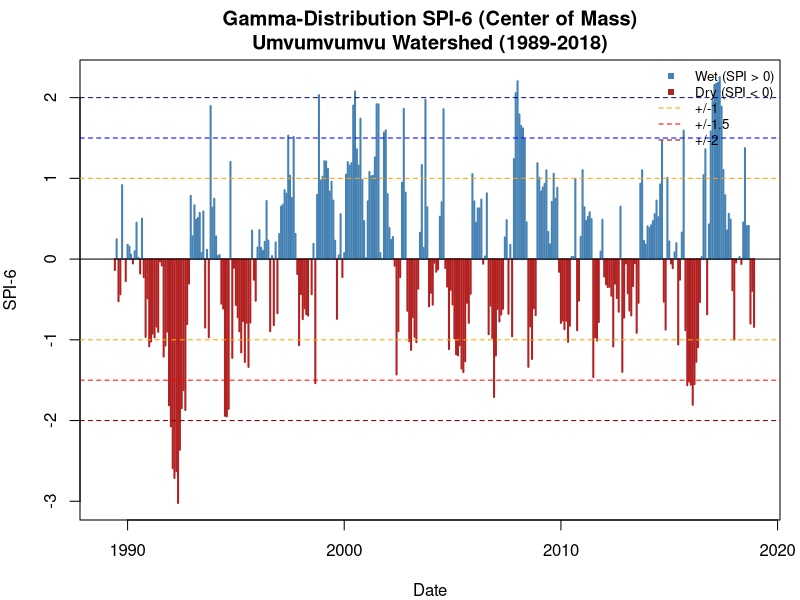
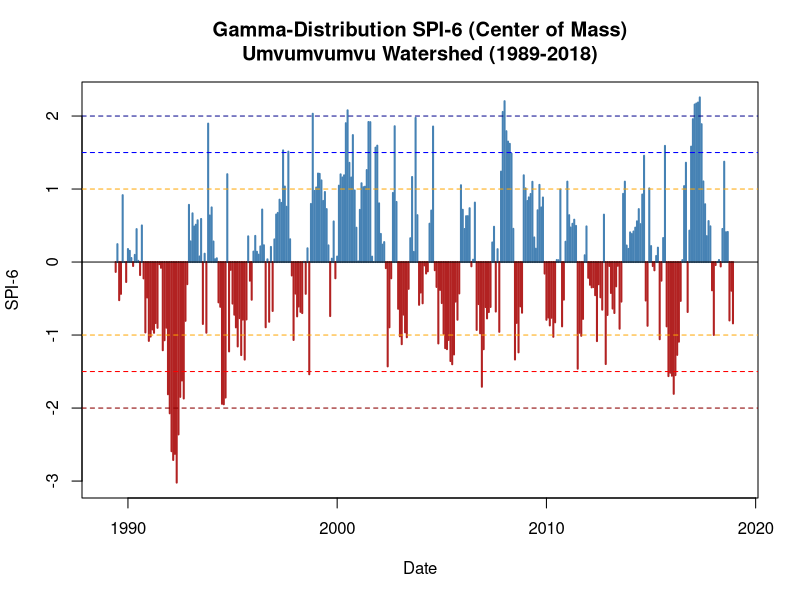

These charts were generated, in order, by the following R code: (Note: this script raises an error after producing the figures.)
# ============================================================
# SPI-6 CALCULATION USING GAMMA DISTRIBUTION
# UMVUMVUMVU WATERSHED, ZIMBABWE
#
# Study Period:  January 1989 - December 2018
# SPI Timescale: 6 months (SPI-6)
# Distribution:  Gamma
# Zero handling: Center of Mass (Stagge et al., 2015)
#
# ============================================================


# ============================================================
# 1. INSTALL REQUIRED PACKAGES (run only if not installed)
# ============================================================

# install.packages("readr")
# install.packages("dplyr")
# install.packages("lubridate")
# install.packages("ggplot2")
# install.packages("zoo")


# ============================================================
# 2. LOAD PACKAGES
# ============================================================

library(readr)
library(dplyr)
library(lubridate)
library(ggplot2)
library(zoo)      # for rollapply()


# ============================================================
# 3. IMPORT MONTHLY PRECIPITATION DATA
# ============================================================

data <- read_csv(
  "Monthly_PrecipitationCM1.csv",
  show_col_types = FALSE
)


# ============================================================
# 4. INSPECT THE DATA
# ============================================================

print(head(data))
print(names(data))
str(data)


# ============================================================
# 5. STANDARDISE PRECIPITATION COLUMN
# ============================================================

data <- data %>%
  rename(
    Precipitation = Precipitation_mm
  )


# ============================================================
# 6. CONVERT VARIABLES TO APPROPRIATE DATA TYPES
# ============================================================

data <- data %>%
  mutate(
    Year          = as.numeric(Year),
    Month         = as.numeric(Month),
    Precipitation = as.numeric(Precipitation)
  )


# ============================================================
# 7. CREATE DATE VARIABLE
# ============================================================

data <- data %>%
  mutate(
    Date = make_date(
      year  = Year,
      month = Month,
      day   = 1
    )
  )


# ============================================================
# 8. SORT DATA CHRONOLOGICALLY
# ============================================================

data <- data %>%
  arrange(Date)


# ============================================================
# 9. CHECK STUDY PERIOD
# ============================================================

cat("\n============================================\n")
cat("STUDY PERIOD CHECK\n")
cat("============================================\n")

cat("Start date:",
    format(min(data$Date, na.rm = TRUE), "%Y-%m-%d"), "\n")

cat("End date:",
    format(max(data$Date, na.rm = TRUE), "%Y-%m-%d"), "\n")


# ============================================================
# 10. CHECK EXPECTED NUMBER OF MONTHS
# ============================================================

expected_months <- seq(
  from = as.Date("1989-01-01"),
  to   = as.Date("2018-12-01"),
  by   = "month"
)

cat("\nExpected number of months:",
    length(expected_months), "\n")

cat("Number of rows in CSV:",
    nrow(data), "\n")


# ============================================================
# 11. CHECK FOR MISSING MONTHS
# ============================================================

missing_dates <- expected_months[
  !expected_months %in% data$Date
]

if (length(missing_dates) == 0) {
  cat("\nNo months are missing from the dataset.\n")
} else {
  cat("\nWARNING:", length(missing_dates), "months are missing.\n")
  print(missing_dates)
}


# ============================================================
# 12. CHECK FOR DUPLICATE MONTHS
# ============================================================

duplicate_dates <- data$Date[duplicated(data$Date)]

if (length(duplicate_dates) == 0) {
  cat("\nNo duplicate months detected.\n")
} else {
  cat("\nWARNING:", length(duplicate_dates), "duplicate months detected.\n")
  print(duplicate_dates)
}


# ============================================================
# 13. CHECK FOR MISSING PRECIPITATION VALUES
# ============================================================

missing_precip <- sum(is.na(data$Precipitation))

cat("\nNumber of missing precipitation values:",
    missing_precip, "\n")


# ============================================================
# 14. CHECK FOR NEGATIVE PRECIPITATION VALUES
# ============================================================

negative_precip <- sum(data$Precipitation < 0, na.rm = TRUE)

cat("Number of negative precipitation values:",
    negative_precip, "\n")


# ============================================================
# 15. STOP IF DATA QUALITY PROBLEMS EXIST
# ============================================================

if (length(missing_dates) > 0) {
  stop("\nThe dataset contains missing months. ",
       "Correct the monthly time series before calculating SPI.")
}

if (length(duplicate_dates) > 0) {
  stop("\nThe dataset contains duplicate months. ",
       "Correct the duplicate records before calculating SPI.")
}

if (missing_precip > 0) {
  stop("\nThe dataset contains missing precipitation values. ",
       "The SPI calculation requires complete data.")
}

if (negative_precip > 0) {
  stop("\nNegative precipitation values were detected. ",
       "Check the precipitation data before calculating SPI.")
}


# ============================================================
# 16. CREATE 6-MONTH ROLLING PRECIPITATION TOTAL
# ============================================================
#
# SPI-6 is based on the 6-month accumulated precipitation.
# e.g., the value for June 1989 = Jan + Feb + Mar + Apr + May + Jun 1989.
#
# The first 5 months of the series will be NA
# because there aren't yet 6 months to sum.

data <- data %>%
  mutate(
    Precip_6M = rollapply(
      Precipitation,
      width     = 6,
      FUN       = sum,
      align     = "right",
      fill      = NA
    )
  )


# ============================================================
# 17. CREATE 6-MONTH PRECIPITATION TIME SERIES
# ============================================================
#
# We drop the first 5 NAs so the ts object starts
# at June 1989 (the first month with a full 6-month total).

precip_6m_values <- data$Precip_6M
valid_idx        <- which(!is.na(precip_6m_values))

precip_ts_6m <- ts(
  precip_6m_values[valid_idx],
  start     = c(
    year(data$Date[valid_idx[1]]),
    month(data$Date[valid_idx[1]])
  ),
  frequency = 12
)


# ============================================================
# 18. VERIFY THE TIME-SERIES OBJECT
# ============================================================

cat("\n============================================\n")
cat("6-MONTH TIME SERIES CHECK\n")
cat("============================================\n")

cat("Start:",
    paste(start(precip_ts_6m), collapse = "-"), "\n")

cat("End:",
    paste(end(precip_ts_6m), collapse = "-"), "\n")

cat("Frequency:",
    frequency(precip_ts_6m), "\n")

cat("Number of observations:",
    length(precip_ts_6m), "\n")


# ============================================================
# 19. SPI-6 USING GAMMA + CENTER OF MASS ZERO HANDLING
# ============================================================
#
# Method (Stagge et al., 2015) — same as SPI-1/SPI-3 but on
# 6-month accumulated precipitation.
#
# For each calendar month (Jan, Feb, ..., Dec):
#
#   1. q = probability of zero 6-month precipitation.
#   2. Fit gamma to the POSITIVE 6-month totals only.
#   3. Assign cumulative probabilities:
#
#        H(x) = q / 2                  if x == 0
#        H(x) = q + (1 - q) * G(x)     if x  > 0
#
#   4. Clamp H(x) to [0.0001, 0.9999] to avoid ±Inf.
#   5. Transform with qnorm() to get SPI.
#
# ============================================================

calculate_spi_center_of_mass <- function(precip_ts) {
  
  x      <- as.numeric(precip_ts)
  n      <- length(x)
  months <- cycle(precip_ts)
  
  spi_values <- rep(NA_real_, n)
  
  for (m in 1:12) {
    
    idx <- which(months == m)
    xm  <- x[idx]
    
    if (length(xm) < 3) next
    
    q <- mean(xm == 0)
    
    positive <- xm[xm > 0]
    
    # All-zero case
    if (length(positive) == 0) {
      H <- rep(q / 2, length(xm))
      H <- pmin(pmax(H, 1e-4), 1 - 1e-4)
      spi_values[idx] <- qnorm(H)
      next
    }
    
    mu     <- mean(positive)
    sigma2 <- var(positive)
    
    if (is.na(mu) || is.na(sigma2) || sigma2 <= 0 || mu <= 0) {
      next
    }
    
    alpha <- mu^2 / sigma2
    beta  <- sigma2 / mu
    
    H <- numeric(length(xm))
    
    for (i in seq_along(xm)) {
      
      if (xm[i] == 0) {
        H[i] <- q / 2
      } else {
        H[i] <- q + (1 - q) * pgamma(xm[i], shape = alpha, scale = beta)
      }
      
    }
    
    H <- pmin(pmax(H, 1e-4), 1 - 1e-4)
    
    spi_values[idx] <- qnorm(H)
    
  }
  
  return(spi_values)
}


# ============================================================
# 20. APPLY THE FUNCTION AND EXTRACT SPI-6
# ============================================================

spi6_values <- calculate_spi_center_of_mass(precip_ts_6m)

# Align back to the full data frame (first 5 months will be NA)
data$SPI_6 <- NA_real_
data$SPI_6[valid_idx] <- spi6_values

# Round for Excel compatibility
data <- data %>%
  mutate(
    SPI_6 = round(SPI_6, 3)
  )


# ============================================================
# 21. CLASSIFY SPI-6
# ============================================================

data <- data %>%
  mutate(
    SPI_6_Classification = case_when(
      SPI_6 >=  2.00 ~ "Extremely Wet",
      SPI_6 >=  1.50 ~ "Very Wet",
      SPI_6 >=  1.00 ~ "Moderately Wet",
      SPI_6 >  -1.00 ~ "Near Normal",
      SPI_6 >  -1.50 ~ "Moderately Dry",
      SPI_6 >  -2.00 ~ "Severely Dry",
      SPI_6 <= -2.00 ~ "Extremely Dry",
      TRUE           ~ NA_character_
    )
  )


# ============================================================
# 22. CREATE FINAL SPI-6 DATASET
# ============================================================

SPI6_data <- data %>%
  dplyr::select(
    Date,
    Year,
    Month,
    Precipitation,
    Precip_6M,
    SPI_6,
    SPI_6_Classification
  )


# ============================================================
# 23. DISPLAY FIRST 12 SPI-6 VALUES
# ============================================================

cat("\n============================================\n")
cat("FIRST 12 SPI-6 VALUES\n")
cat("============================================\n")

print(head(SPI6_data, 12))


# ============================================================
# 24. DISPLAY LAST 12 SPI-6 VALUES
# ============================================================

cat("\n============================================\n")
cat("LAST 12 SPI-6 VALUES\n")
cat("============================================\n")

print(tail(SPI6_data, 12))


# ============================================================
# 25. SPI-6 SUMMARY STATISTICS
# ============================================================

cat("\n============================================\n")
cat("SPI-6 SUMMARY STATISTICS\n")
cat("============================================\n")

print(summary(SPI6_data$SPI_6))

cat("\nSPI-6 Classification Counts:\n")
print(table(SPI6_data$SPI_6_Classification, useNA = "ifany"))


# ============================================================
# 26. PLOT SPI-6 TIME SERIES
# ============================================================

par(mar = c(4, 4, 3, 1))

plot(
  x    = data$Date,
  y    = data$SPI_6,
  type = "h",
  col  = ifelse(
    data$SPI_6 < 0,
    "firebrick",
    "steelblue"
  ),
  lwd  = 2,
  xlab = "Date",
  ylab = "SPI-6",
  main = "Gamma-Distribution SPI-6 (Center of Mass)\nUmvumvumvu Watershed (1989-2018)"
)

abline(h =  0,    lty = 1, col = "black")
abline(h = -1,    lty = 2, col = "orange")
abline(h = -1.5,  lty = 2, col = "red")
abline(h = -2,    lty = 2, col = "darkred")
abline(h =  1,    lty = 2, col = "orange")
abline(h =  1.5,  lty = 2, col = "blue")
abline(h =  2,    lty = 2, col = "darkblue")

legend(
  "topright",
  legend = c("Wet (SPI > 0)", "Dry (SPI < 0)", "+/-1", "+/-1.5", "+/-2"),
  col  = c("steelblue", "firebrick", "orange", "red", "darkred"),
  lty  = c(NA, NA, 2, 2, 2),
  pch  = c(15, 15, NA, NA, NA),
  bty  = "n",
  cex  = 0.8
)


# ============================================================
# 27. SAVE THE PLOT AS A PNG
# ============================================================

png(
  filename = "C:/Users/Chidzaa/Documents/Mutambara/Objective 2/SPI6_Umvumvumvu_1989_2018.png",
  width    = 1600,
  height   = 900,
  res      = 150
)

plot(
  x    = data$Date,
  y    = data$SPI_6,
  type = "h",
  col  = ifelse(
    data$SPI_6 < 0,
    "firebrick",
    "steelblue"
  ),
  lwd  = 2,
  xlab = "Date",
  ylab = "SPI-6",
  main = "Gamma-Distribution SPI-6 (Center of Mass)\nUmvumvumvu Watershed (1989-2018)"
)

abline(h =  0,    lty = 1)
abline(h = -1,    lty = 2, col = "orange")
abline(h = -1.5,  lty = 2, col = "red")
abline(h = -2,    lty = 2, col = "darkred")
abline(h =  1,    lty = 2, col = "orange")
abline(h =  1.5,  lty = 2, col = "blue")
abline(h =  2,    lty = 2, col = "darkblue")

dev.off()

cat("\nPlot saved as PNG.\n")


# ============================================================
# 28. EXPORT THE FINAL SPI-6 DATASET
# ============================================================

SPI6_output <- data %>%
  dplyr::select(
    Date,
    Year,
    Month,
    Precipitation,
    Precip_6M,
    SPI_6,
    SPI_6_Classification
  )

write_csv(
  SPI6_output,
  "C:/Users/Chidzaa/Documents/Mutambara/Objective 2/SPI_6_Umvumvumvu_1989_2018.csv"
)

cat("\nSPI-6 data exported successfully.\n")


# ============================================================
# 29. EXPORT SUMMARY / SANITY CHECK
# ============================================================

cat("\n--- EXPORT SUMMARY ---\n")
cat("Rows exported:  ", nrow(SPI6_output), "\n")
cat("Columns exported:", ncol(SPI6_output), "\n")

cat("\nFirst 6 rows:\n")
print(head(SPI6_output))

cat("\nSPI-6 summary:\n")
print(summary(SPI6_output$SPI_6))

cat("\nClassification counts:\n")
print(table(SPI6_output$SPI_6_Classification, useNA = "ifany"))

cat("\nMonths with 6-month precipitation = 0:\n")
print(sum(SPI6_output$Precip_6M == 0, na.rm = TRUE))

cat("\nAny remaining NA in SPI_6? (expected: 5, at the start)\n")
print(sum(is.na(SPI6_output$SPI_6)))

# ============================================================
# END OF SCRIPT
# ============================================================
